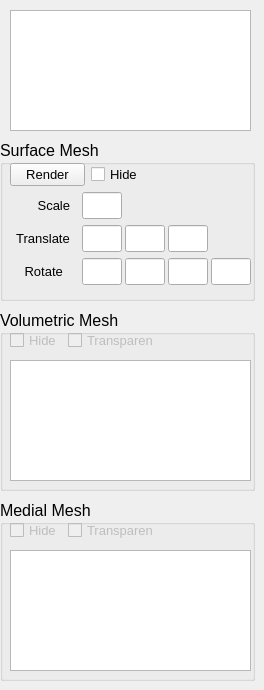
     <widget class="QWidget" name="Model">
      <property name="contextMenuPolicy">
       <enum>Qt::NoContextMenu</enum>
      </property>
      <attribute name="title">
       <string>Model</string>
      </attribute>
      <widget class="QGroupBox" name="floor_groupBox_2">
       <property name="geometry">
        <rect>
         <x>0</x>
         <y>140</y>
         <width>255</width>
         <height>161</height>
        </rect>
       </property>
       <property name="sizePolicy">
        <sizepolicy hsizetype="Fixed" vsizetype="Fixed">
         <horstretch>0</horstretch>
         <verstretch>0</verstretch>
        </sizepolicy>
       </property>
       <property name="minimumSize">
        <size>
         <width>255</width>
         <height>0</height>
        </size>
       </property>
       <property name="maximumSize">
        <size>
         <width>255</width>
         <height>16777215</height>
        </size>
       </property>
       <property name="font">
        <font>
         <pointsize>12</pointsize>
        </font>
       </property>
       <property name="title">
        <string>Surface Mesh</string>
       </property>
       <widget class="QGroupBox" name="floor_groupBox_3">
        <property name="geometry">
         <rect>
          <x>220</x>
          <y>160</y>
          <width>255</width>
          <height>161</height>
         </rect>
        </property>
        <property name="sizePolicy">
         <sizepolicy hsizetype="Fixed" vsizetype="Fixed">
          <horstretch>0</horstretch>
          <verstretch>0</verstretch>
         </sizepolicy>
        </property>
        <property name="minimumSize">
         <size>
          <width>255</width>
          <height>0</height>
         </size>
        </property>
        <property name="maximumSize">
         <size>
          <width>255</width>
          <height>16777215</height>
         </size>
        </property>
        <property name="font">
         <font>
          <pointsize>12</pointsize>
         </font>
        </property>
        <property name="title">
         <string>Mesh</string>
        </property>
        <widget class="QWidget" name="layoutWidget">
         <property name="geometry">
          <rect>
           <x>12</x>
           <y>23</y>
           <width>186</width>
           <height>124</height>
          </rect>
         </property>
         <layout class="QGridLayout" name="gridLayout_5">
          <item row="0" column="0" colspan="3">
           <layout class="QHBoxLayout" name="horizontalLayout_8">
            <item>
             <widget class="QPushButton" name="mesh_metrial_button_2">
              <property name="sizePolicy">
               <sizepolicy hsizetype="Minimum" vsizetype="Expanding">
                <horstretch>0</horstretch>
                <verstretch>0</verstretch>
               </sizepolicy>
              </property>
              <property name="minimumSize">
               <size>
                <width>75</width>
                <height>23</height>
               </size>
              </property>
              <property name="maximumSize">
               <size>
                <width>75</width>
                <height>23</height>
               </size>
              </property>
              <property name="font">
               <font>
                <pointsize>10</pointsize>
               </font>
              </property>
              <property name="text">
               <string>Render</string>
              </property>
             </widget>
            </item>
            <item>
             <widget class="QCheckBox" name="mesh_hide_checkBox_2">
              <property name="font">
               <font>
                <pointsize>10</pointsize>
               </font>
              </property>
              <property name="layoutDirection">
               <enum>Qt::LeftToRight</enum>
              </property>
              <property name="text">
               <string>Hide</string>
              </property>
             </widget>
            </item>
           </layout>
          </item>
          <item row="1" column="0" colspan="2">
           <widget class="QLabel" name="mesh_scale_label_2">
            <property name="font">
             <font>
              <pointsize>10</pointsize>
             </font>
            </property>
            <property name="text">
             <string>      Scale</string>
            </property>
            <property name="alignment">
             <set>Qt::AlignCenter</set>
            </property>
           </widget>
          </item>
          <item row="1" column="2">
           <widget class="QLineEdit" name="mesh_scale_lineEdit_2">
            <property name="minimumSize">
             <size>
              <width>40</width>
              <height>0</height>
             </size>
            </property>
            <property name="maximumSize">
             <size>
              <width>40</width>
              <height>16777215</height>
             </size>
            </property>
           </widget>
          </item>
          <item row="2" column="0" colspan="2">
           <widget class="QLabel" name="mesh_translate_label_2">
            <property name="font">
             <font>
              <pointsize>10</pointsize>
             </font>
            </property>
            <property name="text">
             <string>Translate</string>
            </property>
            <property name="alignment">
             <set>Qt::AlignCenter</set>
            </property>
           </widget>
          </item>
          <item row="2" column="2">
           <layout class="QHBoxLayout" name="horizontalLayout_11">
            <property name="spacing">
             <number>3</number>
            </property>
            <item>
             <widget class="QLineEdit" name="mesh_translation_x_2">
              <property name="minimumSize">
               <size>
                <width>40</width>
                <height>0</height>
               </size>
              </property>
              <property name="maximumSize">
               <size>
                <width>40</width>
                <height>16777215</height>
               </size>
              </property>
             </widget>
            </item>
            <item>
             <widget class="QLineEdit" name="mesh_translation_y_2">
              <property name="minimumSize">
               <size>
                <width>40</width>
                <height>0</height>
               </size>
              </property>
              <property name="maximumSize">
               <size>
                <width>40</width>
                <height>16777215</height>
               </size>
              </property>
             </widget>
            </item>
            <item>
             <widget class="QLineEdit" name="mesh_translation_z_2">
              <property name="minimumSize">
               <size>
                <width>40</width>
                <height>0</height>
               </size>
              </property>
              <property name="maximumSize">
               <size>
                <width>40</width>
                <height>16777215</height>
               </size>
              </property>
             </widget>
            </item>
           </layout>
          </item>
          <item row="3" column="0">
           <widget class="QLabel" name="mesh_rotate_label_2">
            <property name="font">
             <font>
              <pointsize>10</pointsize>
             </font>
            </property>
            <property name="text">
             <string>Rotate</string>
            </property>
            <property name="alignment">
             <set>Qt::AlignCenter</set>
            </property>
           </widget>
          </item>
          <item row="3" column="1" colspan="2">
           <layout class="QHBoxLayout" name="horizontalLayout_14">
            <property name="spacing">
             <number>3</number>
            </property>
            <item>
             <spacer name="horizontalSpacer_2">
              <property name="orientation">
               <enum>Qt::Horizontal</enum>
              </property>
              <property name="sizeHint" stdset="0">
               <size>
                <width>40</width>
                <height>20</height>
               </size>
              </property>
             </spacer>
            </item>
            <item>
             <widget class="QLineEdit" name="mesh_rotation_x_2">
              <property name="minimumSize">
               <size>
                <width>40</width>
                <height>0</height>
               </size>
              </property>
              <property name="maximumSize">
               <size>
                <width>40</width>
                <height>16777215</height>
               </size>
              </property>
             </widget>
            </item>
            <item>
             <widget class="QLineEdit" name="mesh_rotation_y_2">
              <property name="minimumSize">
               <size>
                <width>40</width>
                <height>0</height>
               </size>
              </property>
              <property name="maximumSize">
               <size>
                <width>40</width>
                <height>16777215</height>
               </size>
              </property>
             </widget>
            </item>
            <item>
             <widget class="QLineEdit" name="mesh_rotation_z_2">
              <property name="minimumSize">
               <size>
                <width>40</width>
                <height>0</height>
               </size>
              </property>
              <property name="maximumSize">
               <size>
                <width>40</width>
                <height>16777215</height>
               </size>
              </property>
             </widget>
            </item>
           </layout>
          </item>
         </layout>
        </widget>
       </widget>
       <widget class="QWidget" name="layoutWidget">
        <property name="geometry">
         <rect>
          <x>10</x>
          <y>23</y>
          <width>241</width>
          <height>124</height>
         </rect>
        </property>
        <layout class="QGridLayout" name="gridLayout_4">
         <item row="1" column="2">
          <widget class="QLineEdit" name="mesh_scale_lineEdit">
           <property name="minimumSize">
            <size>
             <width>40</width>
             <height>0</height>
            </size>
           </property>
           <property name="maximumSize">
            <size>
             <width>40</width>
             <height>16777215</height>
            </size>
           </property>
          </widget>
         </item>
         <item row="0" column="0" colspan="3">
          <layout class="QHBoxLayout" name="horizontalLayout_2">
           <item>
            <widget class="QPushButton" name="mesh_material_button">
             <property name="sizePolicy">
              <sizepolicy hsizetype="Minimum" vsizetype="Expanding">
               <horstretch>0</horstretch>
               <verstretch>0</verstretch>
              </sizepolicy>
             </property>
             <property name="minimumSize">
              <size>
               <width>75</width>
               <height>23</height>
              </size>
             </property>
             <property name="maximumSize">
              <size>
               <width>75</width>
               <height>23</height>
              </size>
             </property>
             <property name="font">
              <font>
               <pointsize>10</pointsize>
              </font>
             </property>
             <property name="text">
              <string>Render</string>
             </property>
            </widget>
           </item>
           <item>
            <widget class="QCheckBox" name="mesh_hide_checkBox">
             <property name="font">
              <font>
               <pointsize>10</pointsize>
              </font>
             </property>
             <property name="layoutDirection">
              <enum>Qt::LeftToRight</enum>
             </property>
             <property name="text">
              <string>Hide</string>
             </property>
            </widget>
           </item>
          </layout>
         </item>
         <item row="1" column="0" colspan="2">
          <widget class="QLabel" name="mesh_scale_label">
           <property name="font">
            <font>
             <pointsize>10</pointsize>
            </font>
           </property>
           <property name="text">
            <string>      Scale</string>
           </property>
           <property name="alignment">
            <set>Qt::AlignCenter</set>
           </property>
          </widget>
         </item>
         <item row="3" column="0">
          <widget class="QLabel" name="mesh_rotate_label">
           <property name="font">
            <font>
             <pointsize>10</pointsize>
            </font>
           </property>
           <property name="text">
            <string>    Rotate</string>
           </property>
           <property name="alignment">
            <set>Qt::AlignCenter</set>
           </property>
          </widget>
         </item>
         <item row="2" column="2">
          <layout class="QHBoxLayout" name="horizontalLayout_10">
           <property name="spacing">
            <number>3</number>
           </property>
           <item>
            <widget class="QLineEdit" name="mesh_translation_x">
             <property name="minimumSize">
              <size>
               <width>40</width>
               <height>0</height>
              </size>
             </property>
             <property name="maximumSize">
              <size>
               <width>40</width>
               <height>16777215</height>
              </size>
             </property>
            </widget>
           </item>
           <item>
            <widget class="QLineEdit" name="mesh_translation_y">
             <property name="minimumSize">
              <size>
               <width>40</width>
               <height>0</height>
              </size>
             </property>
             <property name="maximumSize">
              <size>
               <width>40</width>
               <height>16777215</height>
              </size>
             </property>
            </widget>
           </item>
           <item>
            <widget class="QLineEdit" name="mesh_translation_z">
             <property name="minimumSize">
              <size>
               <width>40</width>
               <height>0</height>
              </size>
             </property>
             <property name="maximumSize">
              <size>
               <width>40</width>
               <height>16777215</height>
              </size>
             </property>
            </widget>
           </item>
           <item>
            <spacer name="horizontalSpacer_5">
             <property name="orientation">
              <enum>Qt::Horizontal</enum>
             </property>
             <property name="sizeHint" stdset="0">
              <size>
               <width>40</width>
               <height>20</height>
              </size>
             </property>
            </spacer>
           </item>
          </layout>
         </item>
         <item row="2" column="0" colspan="2">
          <widget class="QLabel" name="mesh_translate_label">
           <property name="font">
            <font>
             <pointsize>10</pointsize>
            </font>
           </property>
           <property name="text">
            <string>Translate</string>
           </property>
           <property name="alignment">
            <set>Qt::AlignCenter</set>
           </property>
          </widget>
         </item>
         <item row="3" column="1">
          <spacer name="horizontalSpacer">
           <property name="orientation">
            <enum>Qt::Horizontal</enum>
           </property>
           <property name="sizeHint" stdset="0">
            <size>
             <width>40</width>
             <height>20</height>
            </size>
           </property>
          </spacer>
         </item>
         <item row="3" column="2">
          <layout class="QHBoxLayout" name="horizontalLayout_13">
           <property name="spacing">
            <number>3</number>
           </property>
           <item>
            <widget class="QLineEdit" name="mesh_rotation_x">
             <property name="minimumSize">
              <size>
               <width>40</width>
               <height>0</height>
              </size>
             </property>
             <property name="maximumSize">
              <size>
               <width>40</width>
               <height>16777215</height>
              </size>
             </property>
            </widget>
           </item>
           <item>
            <widget class="QLineEdit" name="mesh_rotation_y">
             <property name="minimumSize">
              <size>
               <width>40</width>
               <height>0</height>
              </size>
             </property>
             <property name="maximumSize">
              <size>
               <width>40</width>
               <height>16777215</height>
              </size>
             </property>
            </widget>
           </item>
           <item>
            <widget class="QLineEdit" name="mesh_rotation_z">
             <property name="minimumSize">
              <size>
               <width>40</width>
               <height>0</height>
              </size>
             </property>
             <property name="maximumSize">
              <size>
               <width>40</width>
               <height>16777215</height>
              </size>
             </property>
            </widget>
           </item>
           <item>
            <widget class="QLineEdit" name="mesh_rotation_sita">
             <property name="minimumSize">
              <size>
               <width>40</width>
               <height>0</height>
              </size>
             </property>
             <property name="maximumSize">
              <size>
               <width>40</width>
               <height>16777215</height>
              </size>
             </property>
            </widget>
           </item>
          </layout>
         </item>
        </layout>
       </widget>
      </widget>
      <widget class="QListWidget" name="mesh_listWidget">
       <property name="geometry">
        <rect>
         <x>10</x>
         <y>10</y>
         <width>241</width>
         <height>121</height>
        </rect>
       </property>
      </widget>
      <widget class="QGroupBox" name="floor_groupBox_4">
       <property name="geometry">
        <rect>
         <x>0</x>
         <y>500</y>
         <width>255</width>
         <height>181</height>
        </rect>
       </property>
       <property name="sizePolicy">
        <sizepolicy hsizetype="Fixed" vsizetype="Fixed">
         <horstretch>0</horstretch>
         <verstretch>0</verstretch>
        </sizepolicy>
       </property>
       <property name="minimumSize">
        <size>
         <width>255</width>
         <height>0</height>
        </size>
       </property>
       <property name="maximumSize">
        <size>
         <width>255</width>
         <height>16777215</height>
        </size>
       </property>
       <property name="font">
        <font>
         <pointsize>12</pointsize>
        </font>
       </property>
       <property name="title">
        <string>Medial Mesh</string>
       </property>
       <widget class="QWidget" name="layoutWidget">
        <property name="geometry">
         <rect>
          <x>10</x>
          <y>20</y>
          <width>144</width>
          <height>21</height>
         </rect>
        </property>
        <layout class="QHBoxLayout" name="horizontalLayout_20">
         <item>
          <widget class="QCheckBox" name="medial_mesh_hide_checkBox">
           <property name="enabled">
            <bool>false</bool>
           </property>
           <property name="font">
            <font>
             <pointsize>10</pointsize>
            </font>
           </property>
           <property name="layoutDirection">
            <enum>Qt::LeftToRight</enum>
           </property>
           <property name="text">
            <string>Hide</string>
           </property>
          </widget>
         </item>
         <item>
          <widget class="QCheckBox" name="medial_mesh_transparent_checkBox">
           <property name="enabled">
            <bool>false</bool>
           </property>
           <property name="font">
            <font>
             <pointsize>10</pointsize>
            </font>
           </property>
           <property name="layoutDirection">
            <enum>Qt::LeftToRight</enum>
           </property>
           <property name="text">
            <string>Transparent</string>
           </property>
          </widget>
         </item>
        </layout>
       </widget>
       <widget class="QListWidget" name="medial_mesh_set_listWidget">
        <property name="geometry">
         <rect>
          <x>10</x>
          <y>50</y>
          <width>241</width>
          <height>121</height>
         </rect>
        </property>
       </widget>
      </widget>
      <widget class="QGroupBox" name="floor_groupBox_6">
       <property name="geometry">
        <rect>
         <x>0</x>
         <y>310</y>
         <width>255</width>
         <height>181</height>
        </rect>
       </property>
       <property name="sizePolicy">
        <sizepolicy hsizetype="Fixed" vsizetype="Fixed">
         <horstretch>0</horstretch>
         <verstretch>0</verstretch>
        </sizepolicy>
       </property>
       <property name="minimumSize">
        <size>
         <width>255</width>
         <height>0</height>
        </size>
       </property>
       <property name="maximumSize">
        <size>
         <width>255</width>
         <height>16777215</height>
        </size>
       </property>
       <property name="font">
        <font>
         <pointsize>12</pointsize>
        </font>
       </property>
       <property name="title">
        <string>Volumetric Mesh</string>
       </property>
       <widget class="QWidget" name="layoutWidget_4">
        <property name="geometry">
         <rect>
          <x>10</x>
          <y>20</y>
          <width>144</width>
          <height>21</height>
         </rect>
        </property>
        <layout class="QHBoxLayout" name="horizontalLayout_21">
         <item>
          <widget class="QCheckBox" name="tet_mesh_hide_checkBox">
           <property name="enabled">
            <bool>false</bool>
           </property>
           <property name="font">
            <font>
             <pointsize>10</pointsize>
            </font>
           </property>
           <property name="layoutDirection">
            <enum>Qt::LeftToRight</enum>
           </property>
           <property name="text">
            <string>Hide</string>
           </property>
          </widget>
         </item>
         <item>
          <widget class="QCheckBox" name="tet_mesh_transparent_checkBox">
           <property name="enabled">
            <bool>false</bool>
           </property>
           <property name="font">
            <font>
             <pointsize>10</pointsize>
            </font>
           </property>
           <property name="layoutDirection">
            <enum>Qt::LeftToRight</enum>
           </property>
           <property name="text">
            <string>Transparent</string>
           </property>
          </widget>
         </item>
        </layout>
       </widget>
       <widget class="QListWidget" name="element_set_listWidget">
        <property name="geometry">
         <rect>
          <x>10</x>
          <y>50</y>
          <width>241</width>
          <height>121</height>
         </rect>
        </property>
       </widget>
      </widget>
     </widget>
